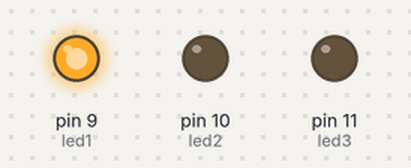
A sketch run on a simulated Arduino Uno, built with avr-gcc and run on an emulated ATmega328P. On the bench: output pins drawn as LEDs (lit = HIGH).

Above: at 0.1 s.
At 0.9 s:
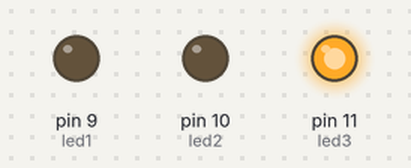
At 1.5 s:
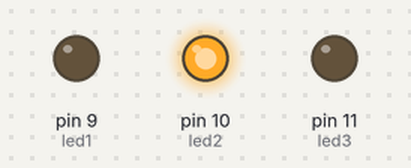
At 2.7 s:
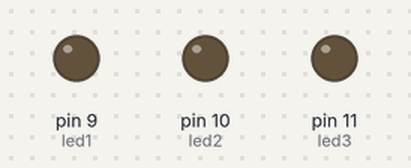
Timing chart, 0 to 3.0 s (numbered marks = the images above):
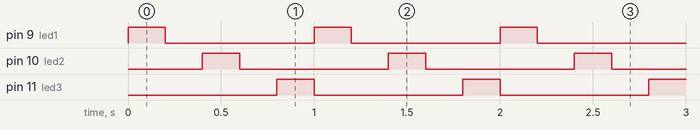

The sketch:

begushie_ogni.ino
```cpp
int led1=9;
int led2=10;
int led3=11;
void setup()
{
pinMode(led1,OUTPUT);
pinMode(led2,OUTPUT);
pinMode(led3,OUTPUT);
  }
  void loop()
  {
digitalWrite(led1,HIGH);
delay(200);
digitalWrite(led1,LOW);
delay(200);
digitalWrite(led2,HIGH);
delay(200);
digitalWrite(led2,LOW);
delay(200);
digitalWrite(led3,HIGH);
delay(200);
digitalWrite(led3,LOW);
    }
```

Measured:
- by itself, pin 9 (led1), pin 10 (led2), pin 11 (led3): alternates HIGH for 0.20 s and LOW for 0.80 s
- by itself, everything shown: repeats every 1.0 s, in 5 steps
